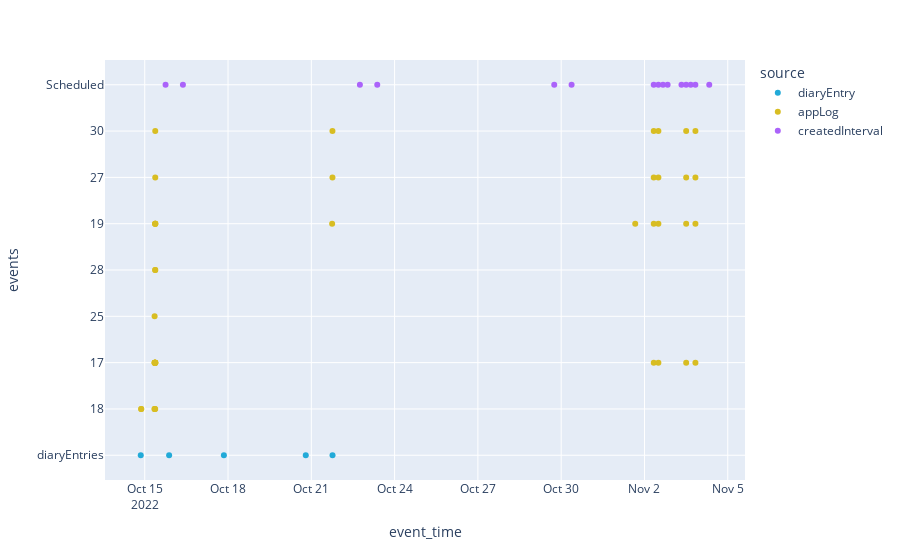

Notebook code cell kept with this figure:
### Markdown cell above
### Visualisation

### Code cell
color_map = {
    'diaryEntry': '#22aad8',
    'blockSample': '#7422d8',
    'appLog': '#d8bd22',
}

display(score_pannel.filter(col).query('userId == @id'))
fig = px.scatter(df, x='event_time', y='events', color='source', hover_data=['message', 'weekday'], color_discrete_map= color_map)
fig.show()

### Figure 1 — Plotly figure (JSON) as saved in the notebook; plotly's stock layout.template omitted (floating-point values rounded to 4 significant figures)
{"data": [{"customdata": [["13 - 12 - 4", 4], ["10 - 10 - 7", 5], ["8 - 10 - 10", 0], ["7 - 6 - 9", 3], ["12 - 10 - 9", 4]], "hovertemplate": "source=diaryEntry<br>event_time=%{x}<br>events=%{y}<br>message=%{customdata[0]}<br>weekday=%{customdata[1]}<extra></extra>", "legendgroup": "diaryEntry", "marker": {"color": "#22aad8", "symbol": "circle"}, "mode": "markers", "name": "diaryEntry", "orientation": "v", "showlegend": true, "type": "scatter", "x": ["2022-10-14T20:33:04.590000+01:00", "2022-10-15T21:05:07.661000+01:00", "2022-10-17T20:25:00.628000+01:00", "2022-10-20T19:12:07.077000+01:00", "2022-10-21T18:20:07.401000+01:00"], "xaxis": "x", "y": ["diaryEntries", "diaryEntries", "diaryEntries", "diaryEntries", "diaryEntries"], "yaxis": "y"}, {"customdata": [["Phone manual cueing started. Until 21:02 Cueing period: 60 seconds. Vibration pattern: Long. Vibration intensity: Default", 4], ["Phone manual cueing started. Until 21:02 Cueing period: 60 seconds. Vibration pattern: Long. Vibration intensity: Default", 4], ["Phone muted cueing started. Until 08:39 Cueing period: 30 seconds. Vibration pattern: 3x Long. Vibration intensity: More intense", 5], ["Phone manual cueing started. Until 08:40 Cueing period: 30 seconds. Vibration pattern: 3x Long. Vibration intensity: More intense", 5], ["Manual Cueing stopped on phone", 5], ["Phone manual cueing started. Until 08:41 Cueing period: 30 seconds. Vibration pattern: 3x Long. Vibration intensity: More intense", 5], ["Phone muted cueing started. Until 08:43 Cueing period: 30 seconds. Vibration pattern: 3x Long. Vibration intensity: More intense", 5], ["Phone muted cueing started. Until 08:43 Cueing period: 30 seconds. Vibration pattern: 3x Long. Vibration intensity: More intense", 5], ["Phone muted cueing started. Until 08:54 Cueing period: 30 seconds. Vibration pattern: 3x Long. Vibration intensity: More intense", 5], ["Phone muted cueing started. Until 09:10 Cueing period: 30 seconds. Vibration pattern: 3x Long. Vibration intensity: More intense", 5], ["Silence mode stopped on phone", 5], ["Phone manual cueing started. Until 09:07 Cueing period: 30 seconds. Vibration pattern: 3x Long. Vibration intensity: More intense", 5], ["Phone scheduled cueing started. Until 09:05 Cueing period: 5 seconds. Vibration pattern: 3x Long. Vibration intensity: More intense", 5], ["Phone scheduled cueing started. Until 09:05 Cueing period: 5 seconds. Vibration pattern: 3x Long. Vibration intensity: More intense", 5], ["Phone scheduled cueing started. Until 09:05 Cueing period: 5 seconds. Vibration pattern: 3x Long. Vibration intensity: More intense", 5], ["Phone scheduled cueing started. Until 09:05 Cueing period: 5 seconds. Vibration pattern: 3x Long. Vibration intensity: More intense", 5], ["Scheduled cueing muted completely", 5], ["Muted scheduled cueing on phone for 1974 ms", 5], ["Phone muted cueing started. Until 09:05 Cueing period: 5 seconds. Vibration pattern: 3x Long. Vibration intensity: More intense", 5], ["Phone muted cueing started. Until 09:05 Cueing period: 5 seconds. Vibration pattern: 3x Long. Vibration intensity: More intense", 5], ["Phone muted cueing started. Until 09:15 Cueing period: 5 seconds. Vibration pattern: 3x Long. Vibration intensity: More intense", 5], ["Phone muted cueing started. Until 09:15 Cueing period: 5 seconds. Vibration pattern: 3x Long. Vibration intensity: More intense", 5], ["Silence mode stopped on phone", 5], ["Phone scheduled cueing started. Until 18:30 Cueing period: 5 seconds. Vibration pattern: 3x Long. Vibration intensity: More intense", 4], ["Scheduled cueing muted completely", 4], ["Muted scheduled cueing on phone for 791951 ms", 4], ["Phone scheduled cueing started. Until 16:15 Cueing period: 5 seconds. Vibration pattern: 3x Long. Vibration intensity: More intense", 1], ["Phone scheduled cueing started. Until 08:05 Cueing period: 5 seconds. Vibration pattern: 3x Long. Vibration intensity: More intense", 2], ["Scheduled cueing muted completely", 2], ["Muted scheduled cueing on phone for 192222 ms", 2], ["Phone muted cueing started. Until 08:05 Cueing period: 5 seconds. Vibration pattern: 3x Long. Vibration intensity: More intense", 2], ["Phone scheduled cueing started. Until 12:04 Cueing period: 5 seconds. Vibration pattern: 3x Long. Vibration intensity: More intense", 2], ["Scheduled cueing muted completely", 2], ["Muted scheduled cueing on phone for 155275 ms", 2], ["Phone muted cueing started. Until 12:04 Cueing period: 5 seconds. Vibration pattern: 3x Long. Vibration intensity: More intense", 2], ["Phone scheduled cueing started. Until 12:04 Cueing period: 5 seconds. Vibration pattern: 3x Long. Vibration intensity: More intense", 3], ["Scheduled cueing muted completely", 3], ["Muted scheduled cueing on phone for 20290 ms", 3], ["Phone muted cueing started. Until 12:04 Cueing period: 5 seconds. Vibration pattern: 3x Long. Vibration intensity: More intense", 3], ["Phone scheduled cueing started. Until 20:04 Cueing period: 5 seconds. Vibration pattern: 3x Long. Vibration intensity: More intense", 3], ["Scheduled cueing muted completely", 3], ["Muted scheduled cueing on phone for 75640 ms", 3], ["Phone muted cueing started. Until 20:04 Cueing period: 5 seconds. Vibration pattern: 3x Long. Vibration intensity: More intense", 3]], "hovertemplate": "source=appLog<br>event_time=%{x}<br>events=%{y}<br>message=%{customdata[0]}<br>weekday=%{customdata[1]}<extra></extra>", "legendgroup": "appLog", "marker": {"color": "#d8bd22", "symbol": "circle"}, "mode": "markers", "name": "appLog", "orientation": "v", "showlegend": true, "type": "scatter", "x": ["2022-10-14T20:57:09.981000+01:00", "2022-10-14T20:57:35.298000+01:00", "2022-10-15T08:29:36.724000+01:00", "2022-10-15T08:30:37.885000+01:00", "2022-10-15T08:31:22.051000+01:00", "2022-10-15T08:31:54.022000+01:00", "2022-10-15T08:33:51.287000+01:00", "2022-10-15T08:38:53.491000+01:00", "2022-10-15T08:44:25.191000+01:00", "2022-10-15T09:00:23.438000+01:00", "2022-10-15T09:00:37.380000+01:00", "2022-10-15T09:02:17.438000+01:00", "2022-10-15T09:04:23.881000+01:00", "2022-10-15T09:04:48.590000+01:00", "2022-10-15T09:04:48.593000+01:00", "2022-10-15T09:04:48.594000+01:00", "2022-10-15T09:04:58.017000+01:00", "2022-10-15T09:04:58.033000+01:00", "2022-10-15T09:04:58.096000+01:00", "2022-10-15T09:04:58.100000+01:00", "2022-10-15T09:05:56.204000+01:00", "2022-10-15T09:05:56.207000+01:00", "2022-10-15T09:06:05.491000+01:00", "2022-10-21T18:00:12.693000+01:00", "2022-10-21T18:16:48.042000+01:00", "2022-10-21T18:16:48.055000+01:00", "2022-11-01T16:00:31.422000+00:00", "2022-11-02T08:01:34.133000+00:00", "2022-11-02T08:01:47.773000+00:00", "2022-11-02T08:01:47.781000+00:00", "2022-11-02T08:01:47.831000+00:00", "2022-11-02T12:01:17.268000+00:00", "2022-11-02T12:01:24.720000+00:00", "2022-11-02T12:01:24.731000+00:00", "2022-11-02T12:01:24.798000+00:00", "2022-11-03T12:03:29.293000+00:00", "2022-11-03T12:03:39.703000+00:00", "2022-11-03T12:03:39.716000+00:00", "2022-11-03T12:03:39.777000+00:00", "2022-11-03T20:02:35.743000+00:00", "2022-11-03T20:02:44.355000+00:00", "2022-11-03T20:02:44.363000+00:00", "2022-11-03T20:02:44.447000+00:00"], "xaxis": "x", "y": ["18", "18", "17", "18", "25", "18", "17", "17", "17", "17", "28", "18", "19", "19", "19", "19", "27", "30", "17", "17", "17", "17", "28", "19", "27", "30", "19", "19", "27", "30", "17", "19", "27", "30", "17", "19", "27", "30", "17", "19", "27", "30", "17"], "yaxis": "y"}, {"customdata": [["Scheduled Cueing until 0 days 18:30:00", 5], ["Scheduled Cueing until 0 days 09:05:00", 6], ["Scheduled Cueing until 0 days 18:30:00", 5], ["Scheduled Cueing until 0 days 09:05:00", 6], ["Scheduled Cueing until 0 days 18:30:00", 5], ["Scheduled Cueing until 0 days 09:05:00", 6], ["Scheduled Cueing until 0 days 08:15:00", 2], ["Scheduled Cueing until 0 days 12:04:00", 2], ["Scheduled Cueing until 0 days 16:15:00", 2], ["Scheduled Cueing until 0 days 20:04:00", 2], ["Scheduled Cueing until 0 days 08:05:00", 3], ["Scheduled Cueing until 0 days 12:04:00", 3], ["Scheduled Cueing until 0 days 16:15:00", 3], ["Scheduled Cueing until 0 days 20:15:00", 3], ["Scheduled Cueing until 0 days 08:15:00", 4]], "hovertemplate": "source=createdInterval<br>event_time=%{x}<br>events=%{y}<br>message=%{customdata[0]}<br>weekday=%{customdata[1]}<extra></extra>", "legendgroup": "createdInterval", "marker": {"color": "#ab63fa", "symbol": "circle"}, "mode": "markers", "name": "createdInterval", "orientation": "v", "showlegend": true, "type": "scatter", "x": ["2022-10-15T18:00:00+01:00", "2022-10-16T09:00:00+01:00", "2022-10-22T18:00:00+01:00", "2022-10-23T09:00:00+01:00", "2022-10-29T18:00:00+01:00", "2022-10-30T09:00:00+00:00", "2022-11-02T08:00:00+00:00", "2022-11-02T12:00:00+00:00", "2022-11-02T16:00:00+00:00", "2022-11-02T20:00:00+00:00", "2022-11-03T08:00:00+00:00", "2022-11-03T12:00:00+00:00", "2022-11-03T16:00:00+00:00", "2022-11-03T20:00:00+00:00", "2022-11-04T08:00:00+00:00"], "xaxis": "x", "y": ["Scheduled", "Scheduled", "Scheduled", "Scheduled", "Scheduled", "Scheduled", "Scheduled", "Scheduled", "Scheduled", "Scheduled", "Scheduled", "Scheduled", "Scheduled", "Scheduled", "Scheduled"], "yaxis": "y"}], "layout": {"legend": {"title": {"text": "source"}, "tracegroupgap": 0}, "margin": {"t": 60}, "xaxis": {"anchor": "y", "domain": [0, 1], "title": {"text": "event_time"}}, "yaxis": {"anchor": "x", "domain": [0, 1], "title": {"text": "events"}}}}
